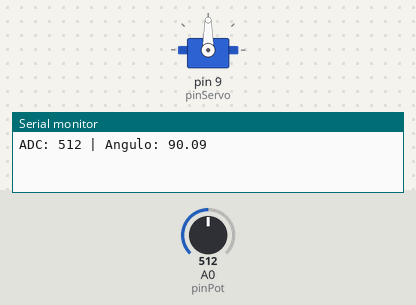
Simulated run of this sketch. Board: Arduino Uno, built with avr-gcc and run on an emulated ATmega328P. Shown: servo, the last lines printed to the serial monitor. The test bench sets the inputs (shaded band); at power-on: A0 (pinPot) = 512.

Above: at 1.8 s.
1.9 s: A0 (pinPot) set to 716
At 3.2 s:
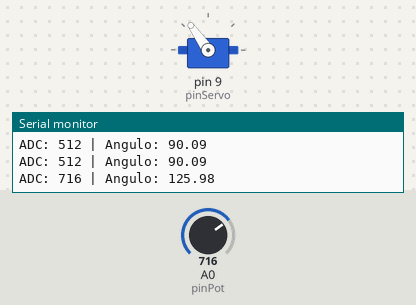
3.5 s: A0 (pinPot) set to 900
At 4.9 s:
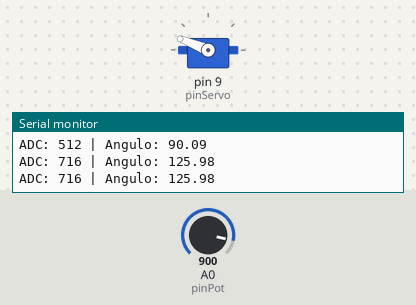
5.5 s: A0 (pinPot) set to 1023
At 6.5 s:
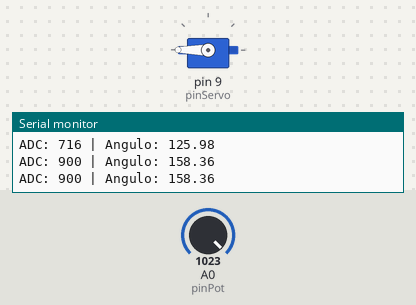
7.5 s: A0 (pinPot) set to 306
At 9.2 s:
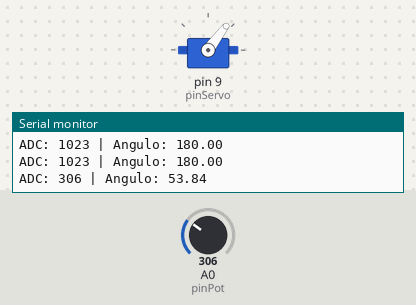
9.5 s: A0 (pinPot) set to 122
At 10.9 s:
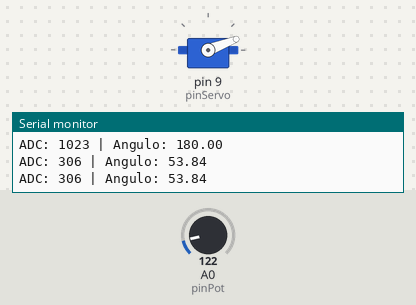
11.5 s: A0 (pinPot) set to 0
At 12.5 s:
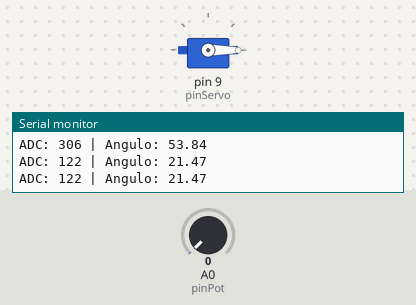
Timing chart, 0 to 14.5 s (numbered marks = the images above; inputs shaded):
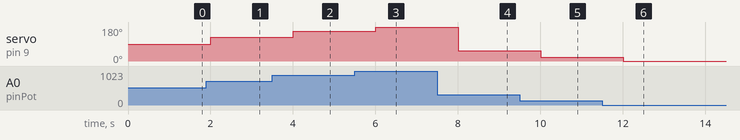

The sketch:

ej_3c.ino
```cpp
#include <Servo.h>

const int pinPot = A0;
const int pinServo = 9;
Servo miServo;

unsigned long INTERVALO_MICROS = 1000; // Cambiar según frecuencia: 50Hz=20000, 10Hz=100000, 1Hz=1000000

float convertirAngulo(int medicion) {
  float m = 180.0 / 1023.0;
  return m * medicion; // 0 a 180 grados
}

void setup() {
  Serial.begin(115200);
  miServo.attach(pinServo);

}

void loop() {
  unsigned long t0 = millis();

  int rawADC = analogRead(pinPot);
  float angulo = convertirAngulo(rawADC);
  miServo.write(angulo);

  unsigned long t1 = millis() - t0;

  delay(INTERVALO_MICROS - t1); // delay trabaja en ms

  Serial.print("ADC: ");
  Serial.print(rawADC);
  Serial.print(" | Angulo: ");
  Serial.println(angulo, 2);
}
```

Measured:
- after the input at 1.9 s, servo on pin 9 (pinServo): 90° → 125° after 0.10 s
- after the input at 3.5 s, servo on pin 9 (pinServo): 125° → 158° after 0.50 s
- after the input at 5.5 s, servo on pin 9 (pinServo): 158° → 180° after 0.51 s
- after the input at 7.5 s, servo on pin 9 (pinServo): 180° → 53° after 0.51 s
- after the input at 9.5 s, servo on pin 9 (pinServo): 53° → 21° after 0.51 s
- after the input at 11.5 s, servo on pin 9 (pinServo): 21° → 0° after 0.51 s
